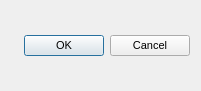
<ui version="4.0" >
 <class>HexSpinBoxDialog</class>
 <widget class="QDialog" name="HexSpinBoxDialog" >
  <property name="geometry" >
   <rect>
    <x>0</x>
    <y>0</y>
    <width>201</width>
    <height>91</height>
   </rect>
  </property>
  <property name="windowTitle" >
   <string>Goto address</string>
  </property>
  <property name="modal" >
   <bool>true</bool>
  </property>
  <layout class="QVBoxLayout" name="verticalLayout_3" >
   <item>
    <layout class="QVBoxLayout" name="verticalLayout" />
   </item>
   <item>
    <layout class="QVBoxLayout" name="verticalLayout_2" >
     <item>
      <widget class="QDialogButtonBox" name="buttonBox" >
       <property name="font" >
        <font>
         <pointsize>8</pointsize>
        </font>
       </property>
       <property name="orientation" >
        <enum>Qt::Horizontal</enum>
       </property>
       <property name="standardButtons" >
        <set>QDialogButtonBox::Cancel|QDialogButtonBox::Ok</set>
       </property>
       <property name="centerButtons" >
        <bool>false</bool>
       </property>
      </widget>
     </item>
    </layout>
   </item>
  </layout>
 </widget>
 <resources/>
 <connections>
  <connection>
   <sender>buttonBox</sender>
   <signal>accepted()</signal>
   <receiver>HexSpinBoxDialog</receiver>
   <slot>accept()</slot>
   <hints>
    <hint type="sourcelabel" >
     <x>248</x>
     <y>254</y>
    </hint>
    <hint type="destinationlabel" >
     <x>157</x>
     <y>274</y>
    </hint>
   </hints>
  </connection>
  <connection>
   <sender>buttonBox</sender>
   <signal>rejected()</signal>
   <receiver>HexSpinBoxDialog</receiver>
   <slot>reject()</slot>
   <hints>
    <hint type="sourcelabel" >
     <x>316</x>
     <y>260</y>
    </hint>
    <hint type="destinationlabel" >
     <x>286</x>
     <y>274</y>
    </hint>
   </hints>
  </connection>
 </connections>
</ui>
